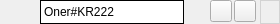
<?xml version="1.0" encoding="UTF-8"?>
<ui version="4.0">
 <class>FlowerViewClass</class>
 <widget class="QWidget" name="FlowerViewClass">
  <property name="geometry">
   <rect>
    <x>0</x>
    <y>0</y>
    <width>280</width>
    <height>24</height>
   </rect>
  </property>
  <property name="windowTitle">
   <string>FlowerView</string>
  </property>
  <property name="styleSheet">
   <string notr="true">QWidget#FlowerViewClass
{
	background: qlineargradient(spread:pad, x1:0, y1:0, x2:0, y2:1, stop:0 rgba(44, 40, 40, 255), stop:1 rgba(128, 128, 128, 255));
	border-radius:4px;
	padding: 0px;
	margin: 0px;
}

QWidget#FlowerViewClass&gt;QFrame#frame
{
    background:red;
	padding: 1px;
	margin: 1px;
}

QWidget#FlowerViewClass&gt;QPushButton
{
	padding: 0px;
	margin: 0px;
	border:none
}

QWidget#FlowerViewClass&gt;QToolButton
{
	padding: 0px;
	margin: 0px;
	border:none
}</string>
  </property>
  <widget class="QLabel" name="lb_SumId">
   <property name="geometry">
    <rect>
     <x>40</x>
     <y>0</y>
     <width>144</width>
     <height>24</height>
    </rect>
   </property>
   <property name="styleSheet">
    <string notr="true">border: 1px solid black;
background-color: white;</string>
   </property>
   <property name="text">
    <string>Oner#KR222</string>
   </property>
  </widget>
  <widget class="QPushButton" name="bt_Light">
   <property name="enabled">
    <bool>false</bool>
   </property>
   <property name="geometry">
    <rect>
     <x>10</x>
     <y>0</y>
     <width>23</width>
     <height>23</height>
    </rect>
   </property>
   <property name="styleSheet">
    <string notr="true">background: qlineargradient(spread:pad, x1:0, y1:0, x2:0, y2:1,
stop:0 rgba(255, 200, 200, 255), 
stop:1 rgba(255, 0, 0, 255));
border-radius: 10px;
border:none
</string>
   </property>
   <property name="text">
    <string/>
   </property>
  </widget>
  <widget class="QPushButton" name="bt_Start">
   <property name="enabled">
    <bool>true</bool>
   </property>
   <property name="geometry">
    <rect>
     <x>186</x>
     <y>0</y>
     <width>22</width>
     <height>22</height>
    </rect>
   </property>
   <property name="autoFillBackground">
    <bool>false</bool>
   </property>
   <property name="styleSheet">
    <string notr="true"/>
   </property>
   <property name="text">
    <string/>
   </property>
   <property name="autoDefault">
    <bool>true</bool>
   </property>
   <property name="flat">
    <bool>true</bool>
   </property>
  </widget>
  <widget class="QPushButton" name="bt_Pause">
   <property name="geometry">
    <rect>
     <x>210</x>
     <y>0</y>
     <width>22</width>
     <height>22</height>
    </rect>
   </property>
   <property name="styleSheet">
    <string notr="true"/>
   </property>
   <property name="text">
    <string/>
   </property>
  </widget>
  <widget class="QToolButton" name="bt_Settings">
   <property name="geometry">
    <rect>
     <x>260</x>
     <y>0</y>
     <width>20</width>
     <height>24</height>
    </rect>
   </property>
   <property name="styleSheet">
    <string notr="true">border: 1px solid lightgray;
</string>
   </property>
   <property name="text">
    <string/>
   </property>
   <property name="popupMode">
    <enum>QToolButton::InstantPopup</enum>
   </property>
   <property name="toolButtonStyle">
    <enum>Qt::ToolButtonTextOnly</enum>
   </property>
  </widget>
  <widget class="QPushButton" name="bt_Pop">
   <property name="geometry">
    <rect>
     <x>234</x>
     <y>0</y>
     <width>22</width>
     <height>22</height>
    </rect>
   </property>
   <property name="text">
    <string/>
   </property>
  </widget>
 </widget>
 <layoutdefault spacing="6" margin="11"/>
 <resources>
  <include location="FlowerView.qrc"/>
 </resources>
 <connections/>
</ui>
